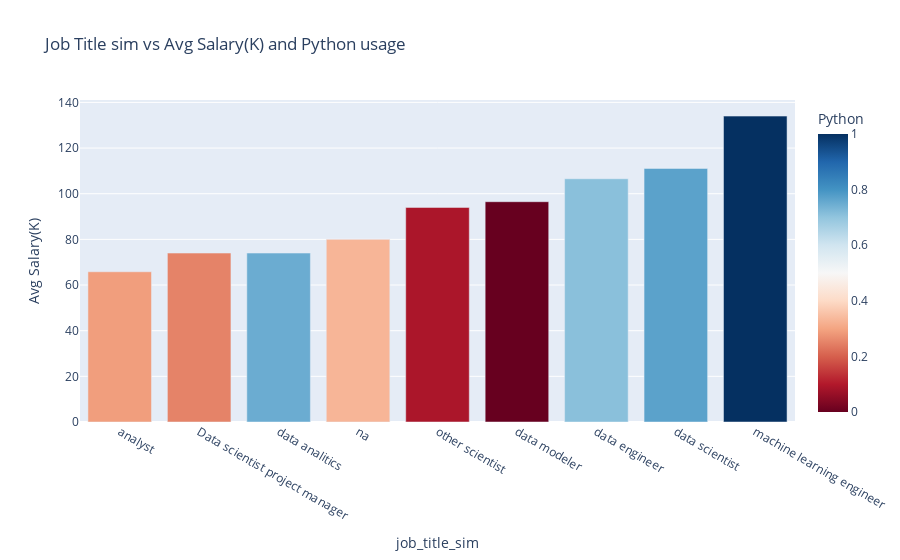

Notebook code for this chart:
### Code cell
fig1 = px.bar(df1, y='Avg Salary(K)', 
             color='Python', color_continuous_scale='rdbu', 
             title='Job Title sim vs Avg Salary(K) and Python usage')
fig1.show()

### Figure 1 — Plotly figure (JSON) as saved in the notebook; plotly's stock layout.template omitted (floating-point values rounded to 4 significant figures)
{"data": [{"alignmentgroup": "True", "hovertemplate": "job_title_sim=%{x}<br>Avg Salary(K)=%{y}<br>Python=%{marker.color}<extra></extra>", "legendgroup": "", "marker": {"color": [0.29, 0.25, 0.75, 0.33, 0.09, 0, 0.71, 0.77, 1], "coloraxis": "coloraxis", "pattern": {"shape": ""}}, "name": "", "offsetgroup": "", "orientation": "v", "showlegend": false, "textposition": "auto", "type": "bar", "x": ["analyst", "Data scientist project manager", "data analitics", "na", "other scientist", "data modeler", "data engineer", "data scientist", "machine learning engineer"], "xaxis": "x", "y": [65.81, 74, 74, 80, 94, 96.5, 106.6, 111.1, 134], "yaxis": "y"}], "layout": {"barmode": "relative", "coloraxis": {"colorbar": {"title": {"text": "Python"}}, "colorscale": [[0, "rgb(103,0,31)"], [0.1, "rgb(178,24,43)"], [0.2, "rgb(214,96,77)"], [0.3, "rgb(244,165,130)"], [0.4, "rgb(253,219,199)"], [0.5, "rgb(247,247,247)"], [0.6, "rgb(209,229,240)"], [0.7, "rgb(146,197,222)"], [0.8, "rgb(67,147,195)"], [0.9, "rgb(33,102,172)"], [1, "rgb(5,48,97)"]]}, "legend": {"tracegroupgap": 0}, "title": {"text": "Job Title sim vs Avg Salary(K) and Python usage"}, "xaxis": {"anchor": "y", "domain": [0, 1], "title": {"text": "job_title_sim"}}, "yaxis": {"anchor": "x", "domain": [0, 1], "title": {"text": "Avg Salary(K)"}}}}
